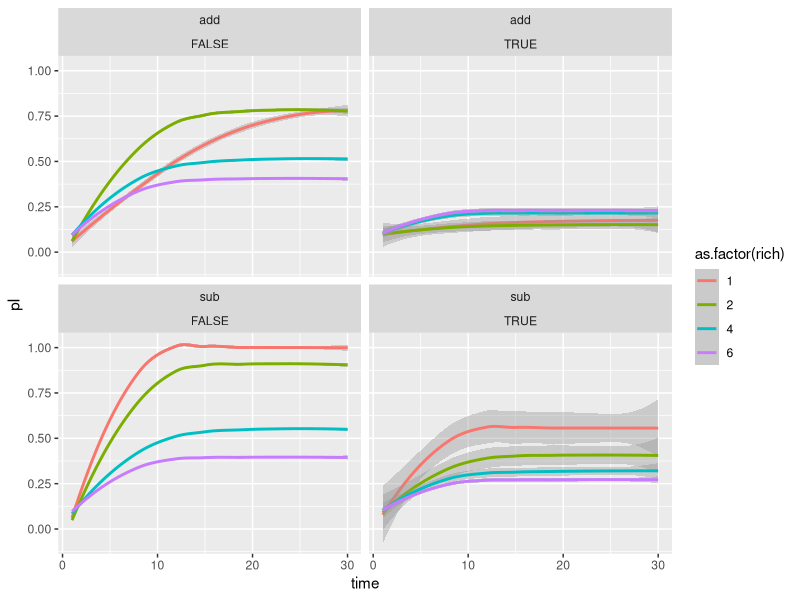
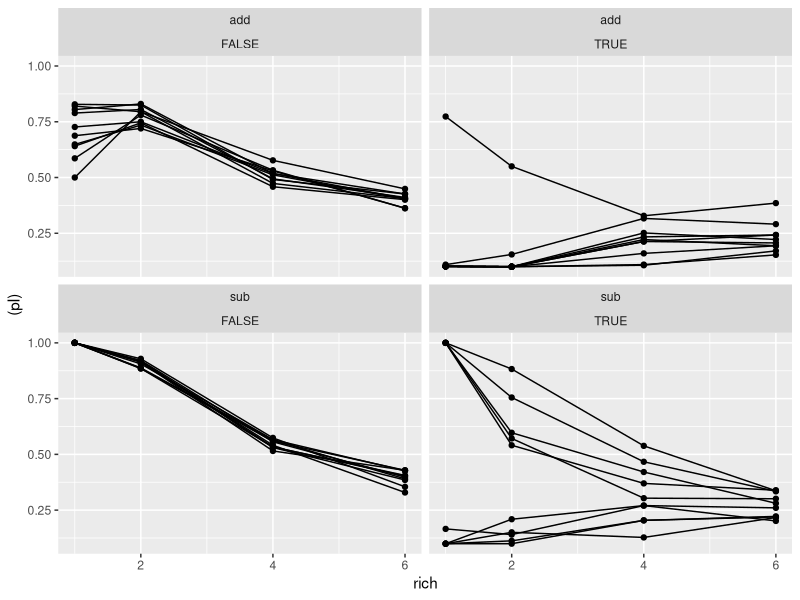

The R script that drew these images, in order: (Note: this script raises an error after producing the figures.)
## ---- chunk 1
knitr::opts_chunk$set(echo = TRUE)
knitr::opts_knit$set(root.dir = '/Users/lisarosenthal/Desktop/mesocosm expt/mesocosm.git')

library(ggplot2)
library(dplyr)
## ---- chunk 2
#Note on treatment names: rand refers to assembly order, whether it's random (stochastic) or not (determistic). dens is the density treatment: additive or substitutive.
dat <- read.csv("simulation/outputs/moretime_responses.csv")
ggplot(filter(dat, species=="tot"), aes(time, pI))+
  geom_smooth(aes(group=rich,  color=as.factor(rich)))+
  facet_wrap(~dens+rand)
## ---- chunk 3
#t=20
ggplot(filter(dat, species=="tot", time==20), aes(rich, (pI)))+
  geom_point()+
  geom_line(aes(group=interaction( rep)))+
  facet_wrap(~dens+rand)
#t=40
ggplot(filter(dat, species=="tot", time==40), aes(rich, (pI)))+
  geom_point()+
  geom_line(aes(group=interaction( rep)))+
  facet_wrap(~dens+rand)
## ---- chunk 4
dat40 <- dat %>% 
  filter(time==40, species=="tot") %>%  #look at total infections at time final
  mutate(trt = interaction(dens, rand),
         rep2 = interaction(trt, rep), #rep ID in each trt group
         rep3 = case_when(rand==F~"det", T~as.character(rep2))) #assigning repID the same for all deterministic treatments since the species order is always the same.

#look at data
ggplot(dat40, aes(rich, (pI), color=interaction(rand, dens), group=interaction(rand, dens)))+
  geom_point()+
  geom_smooth(method='glm', method.args=list(family='binomial'))

#model from meeting. I care about the slopes. I use lstrends to pull that out with m2. if there's a way that's less black-boxy, I'm interested.
m1 <- glm(cbind(n.I, n.S) ~ dens*rand*rich, data = dat40, family = binomial)
#summary(m1)

m2 <- glm(cbind(n.I, n.S) ~ trt*rich, data = dat40, family = binomial)
#summary(m2)
#summary(m2)
lst <- emmeans::lstrends(m2, "trt", var="rich") #get estimates of how treatment covaries with richness 
plot(lst) #the slopes of the lines. The SE are of the mean slope. Doesn't capture all of the variance in the data.

#model evaluation
hist(resid(m2)) #not very normal!
#qqnorm(resid(m2))+qqline(resid(m2))
plot(resid(m2) ~ fitted(m2))#more variance at lower levels of infection

## ---- chunk 5
#not all of the individuals are estimated. that ok?
m2.1 <- glm(cbind(n.I, n.S) ~ (trt+rep2)*rich, data = dat40, family = binomial) #slope varies with each block.
m2.2 <- glm(cbind(n.I, n.S) ~ trt*rich + rep2, data = dat40, family = binomial) #just intercept varies with each block.
m2.3 <- glm(cbind(n.I, n.S) ~ trt*rich + rep3, data = dat40, family = binomial) #rep3 assigns all of the deterministic blocks as the same.
m2.4 <- glm(cbind(n.I, n.S) ~ (trt+rep3)*rich, data = dat40, family = binomial)

#look at the model
model=m2.3
#summary(model) #lots of unestimated "reps". that ok?
emmeans::lstrends(model, "trt", var="rich") %>% plot #NOTE: A nesting structure was detected in the fitted model: rep2 %in% trt

#model eval. better
plot(resid(model) ~ fitted(model))
hist(resid(model))

#plot predicted. seems like slope should vary with blocks?
pred <- predict(model, type="response")
dat40$pred <- pred
ggplot(dat40, aes(rich, pI, group=rep2))+
  geom_point()+
  geom_line()+
  geom_point(aes(rich, pred), color='blue')+
  geom_line(aes(rich, pred), color='blue')+
  facet_wrap(~dens+rand)

## ---- chunk 6
ggplot(dat40, aes(rich, (n.I), color=interaction(rand, dens), group=interaction(rand, dens)))+
  geom_point()+
  geom_smooth(method='lm')#+
  #facet_wrap(~dens+rand)

m3 <- MASS::glm.nb(n.I ~ trt*rich, data=dat40)
#summary(m3)

lst2 <- emmeans::lstrends(m3, "trt", var="rich") 
plot(lst2)

#model eval
hist(resid(m3))#not normal
#qqnorm(resid(m3))+qqline(resid(m3))
plot(resid(m3) ~ fitted(m3)) #ouch. heteroscedastic. 
## ---- chunk 7
#get slopes and se for each group
#proportion infected
require(nlme)
m <- lmList(pI ~ rich | rep2, data=dat40)
cm <- coefficients(m)
slopes.pI <- data.frame(rep2 = row.names(cm), slopes.pI = cm[,2])
dat40 <- left_join(dat40, slopes.pI)
head(dat40)

datslopes <- dat40 %>% filter(!duplicated(rep2))

ggplot(datslopes, aes(dens, slopes.pI, group=interaction(rand, dens), fill=rand))+
  geom_boxplot()+
  labs(x="density", y="slopes: incidence") +
  geom_rect(aes(xmin = -Inf, xmax = Inf, ymin = 0, ymax = Inf),fill = "red", alpha = 0.01)+
    geom_rect(aes(xmin = -Inf, xmax = Inf, ymin = -Inf, ymax = 0),fill = "blue", alpha = 0.01)+
    geom_abline(slope = 0, intercept = 0)+
  geom_boxplot()+
    geom_point(position=position_dodge(.75), alpha=.5)+
    scale_fill_grey(start=.9, end=0.6) +
  theme_bw()

#total infected
m <- lmList(n.I ~ rich | rep2, data=dat40)
cm <- coefficients(m)
slopes.nI <- data.frame(rep2 = row.names(cm), slopes.nI = cm[,2])
dat40 <- left_join(dat40, slopes.nI)
head(dat40)

ggplot(datslopes, aes(dens, slopes.nI, group=interaction(rand, dens), fill=rand))+
  geom_boxplot()+
  labs(x="density", y="slopes: total infections") +
  geom_rect(aes(xmin = -Inf, xmax = Inf, ymin = 0, ymax = Inf),fill = "red", alpha = 0.01)+
    geom_rect(aes(xmin = -Inf, xmax = Inf, ymin = -Inf, ymax = 0),fill = "blue", alpha = 0.01)+
    geom_abline(slope = 0, intercept = 0)+
  geom_boxplot()+
    geom_point(position=position_dodge(.75), alpha=.5)+
  scale_fill_grey(start=.9, end=0.6) +
  theme_bw()

#are the slopes different from zero?
#linear model assumes normal distribution and equal variance of the groups: SE the same. bad.
m4 <- lm(slopes.pI ~  -1+ trt, datslopes)
summary(m4)

m5 <- lm(slopes.nI ~ -1 + trt, datslopes)
summary(m5)

#is there a statistical test to say these distributions are different from zero? can I just say the 75th quantile doesn't cross zero?
#one-sample wilcoxon test (nonparametric t-test)
head(datslopes)
unique(datslopes$trt)
#incidence
wilcox.test(datslopes$slopes.pI[datslopes$trt=="sub.FALSE"], conf.int = T)#.002
wilcox.test(datslopes$slopes.pI[datslopes$trt=="sub.TRUE"], conf.int = T)#1
wilcox.test(datslopes$slopes.pI[datslopes$trt=="add.FALSE"], conf.int = T)#.002
wilcox.test(datslopes$slopes.pI[datslopes$trt=="add.TRUE"], conf.int = T)#.084

wilcox.test(datslopes$slopes.nI[datslopes$trt=="sub.FALSE"])#.002
wilcox.test(datslopes$slopes.nI[datslopes$trt=="sub.TRUE"])#1
wilcox.test(datslopes$slopes.nI[datslopes$trt=="add.FALSE"])#.002
wilcox.test(datslopes$slopes.nI[datslopes$trt=="add.TRUE"])#.002

## ---- chunk 8
ggplot(dat40, aes(rich, pI, group=interaction(rand, dens)))+
  geom_point()+
  geom_line(aes(group=rep))+
  facet_wrap(~dens+rand)
ggplot(dat40, aes(rich, n.I, group=interaction(rand, dens)))+
  geom_point()+
  geom_line(aes(group=rep))+
  facet_wrap(~dens+rand)

## ---- chunk 9
test <- dat40[1:4,]
lm(pI ~ rich, test) #linear relationship between divers and disease.
#nls(pI ~ rich, test)
